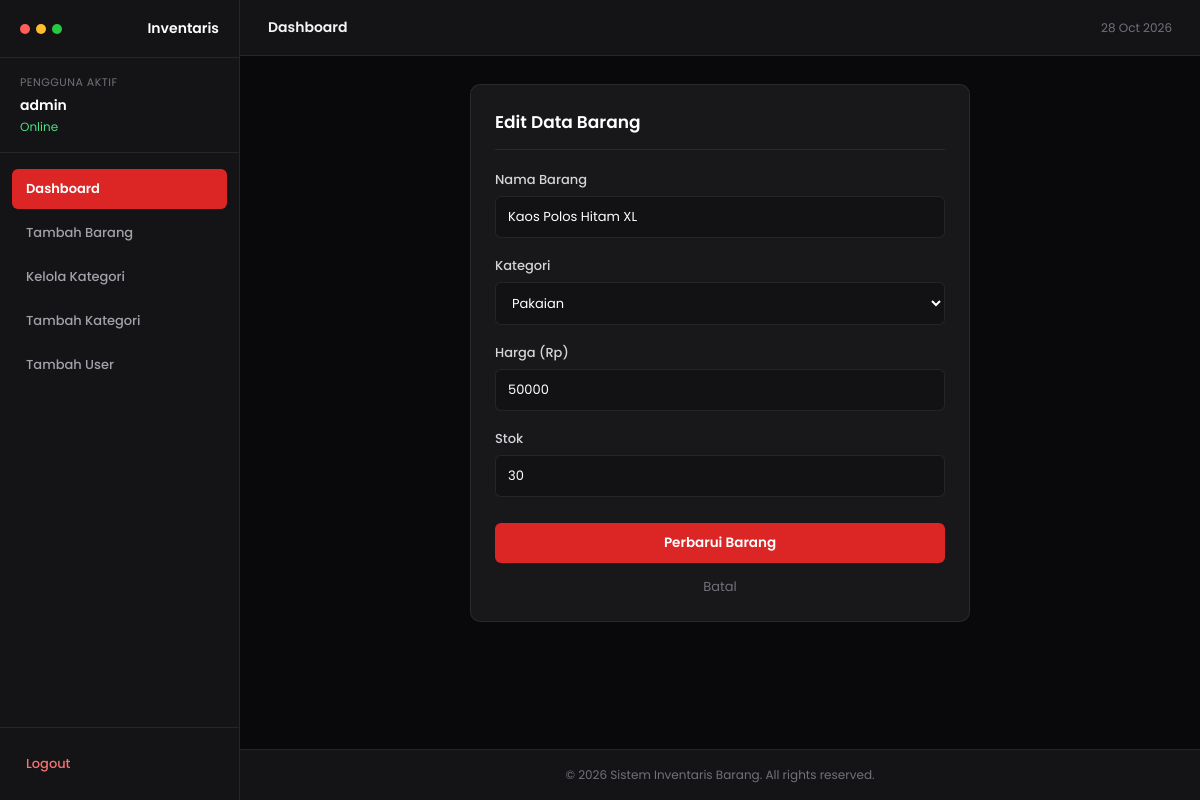
Screenshot of /barang/edit.php?id=3 (signed in) with the database file from the repository.
### tables this page shows
CREATE TABLE `barang` (
  `id_barang` int(11) NOT NULL,
  `id_kategori` int(11) NOT NULL,
  `nama_barang` varchar(150) NOT NULL,
  `harga` int(11) NOT NULL,
  `stok` int(11) NOT NULL
);

CREATE TABLE `kategori` (
  `id_kategori` int(11) NOT NULL,
  `nama_kategori` varchar(100) NOT NULL
);

### barang/edit.php (the view, shortened to what this page needs)
<?php
include '../config/koneksi.php';
$id_barang = $_GET['id'];
$data_barang = mysqli_query($koneksi, "SELECT * FROM barang WHERE id_barang='$id_barang'");
$barang = mysqli_fetch_assoc($data_barang);
$query_kategori = mysqli_query($koneksi, "SELECT * FROM kategori");
include '../layouts/header.php';
?>
<div class="container-box" style="max-width: 500px; margin: 0 auto;">
    <div class="box-header">
        <h2 class="box-title">Edit Data Barang</h2>
    </div>
    <form method="POST" action="">
        <div class="form-group">
            <label>Nama Barang</label>
            <input type="text" name="nama_barang" value="<?php echo htmlspecialchars($barang['nama_barang']); ?>" required autocomplete="off">
        </div>
        <div class="form-group">
            <label>Kategori</label>
            <select name="id_kategori" required>
                <?php while ($k = mysqli_fetch_assoc($query_kategori)) { ?>
                    <option value="<?php echo $k['id_kategori']; ?>" <?php if ($k['id_kategori'] == $barang['id_kategori']) echo 'selected'; ?>>
                        <?php echo htmlspecialchars($k['nama_kategori']); ?>
                    </option>
                <?php } ?>
            </select>
        </div>
        <div class="form-group">
            <label>Harga (Rp)</label>
            <input type="number" name="harga" value="<?php echo htmlspecialchars($barang['harga']); ?>" required min="0">
        </div>
        <div class="form-group">
            <label>Stok</label>
            <input type="number" name="stok" value="<?php echo htmlspecialchars($barang['stok']); ?>" required min="0">
        </div>
        <button type="submit" name="update" class="btn-submit" style="margin-top: 8px;">Perbarui Barang</button>
        <a href="../dashboard.php" class="btn-cancel">Batal</a>
    </form>
</div>
<?php include '../layouts/footer.php'; ?>

### layouts/header.php (style rules this page uses)
:root { --bg-body: #09090b; --bg-card: #18181b; --bg-sidebar: #141417; --bg-input: #121215; --border-color: rgba(255, 255, 255, 0.08); --primary-red: #dc2626; --primary-red-hover: #b91c1c; --text-main: #f4f4f5; --text-muted: #a1a1aa; --text-dim: #71717a; --sidebar-width: 240px; }
* { box-sizing: border-box; font-family: 'Poppins', sans-serif; margin: 0; padding: 0; }
body { background-color: var(--bg-body); color: var(--text-main); min-height: 100vh; }
.container-box { background: var(--bg-card); border: 1px solid var(--border-color); border-radius: 10px; padding: 24px; margin-bottom: 24px; }
.box-header { display: flex; justify-content: space-between; align-items: center; margin-bottom: 20px; padding-bottom: 14px; border-bottom: 1px solid var(--border-color); }
.box-title { font-size: 17px; font-weight: 600; color: #ffffff; }
.form-group { margin-bottom: 18px; }
.form-group label { display: block; margin-bottom: 6px; font-weight: 500; font-size: 13px; color: #d4d4d8; }
.form-group input[type="text"], .form-group input[type="password"], .form-group input[type="number"], .form-group select { width: 100%; padding: 10px 12px; background-color: var(--bg-input); border: 1px solid var(--border-color); border-radius: 6px; font-size: 13px; color: #ffffff; outline: none; transition: border-color 0.2s, background-color 0.2s; font-family: 'Poppins', sans-serif; }
.form-group select option { background-color: var(--bg-card); color: #ffffff; }
.btn-submit { width: 100%; padding: 10px; background: var(--primary-red); color: #ffffff; border: none; border-radius: 6px; font-size: 13.5px; font-weight: 600; cursor: pointer; transition: background-color 0.2s; }
.btn-cancel { display: block; text-align: center; color: var(--text-dim); text-decoration: none; margin-top: 14px; font-size: 13px; transition: color 0.2s; }

### rows the page displays
barang: nama_barang "Kaos Polos Hitam XL", id_kategori "Pakaian", harga "50000", stok "30"

### other values shown
$_SESSION['nama_user'] "admin"
